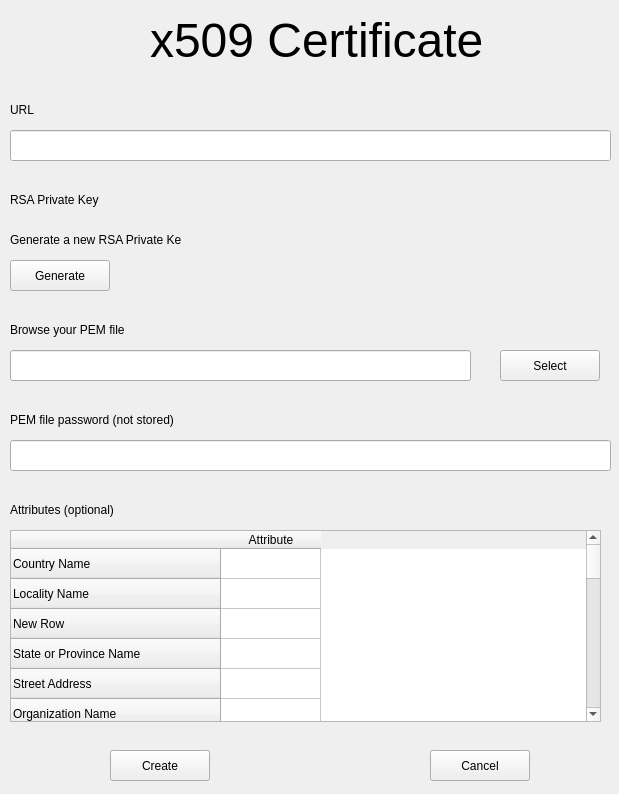
<?xml version="1.0" encoding="UTF-8"?>
<ui version="4.0">
 <class>x509_window</class>
 <widget class="QWidget" name="x509_window">
  <property name="geometry">
   <rect>
    <x>0</x>
    <y>0</y>
    <width>619</width>
    <height>794</height>
   </rect>
  </property>
  <property name="windowTitle">
   <string>x509 Certificate</string>
  </property>
  <widget class="QTableWidget" name="tableWidget">
   <property name="geometry">
    <rect>
     <x>10</x>
     <y>530</y>
     <width>591</width>
     <height>192</height>
    </rect>
   </property>
   <row>
    <property name="text">
     <string>Country Name</string>
    </property>
   </row>
   <row>
    <property name="text">
     <string>Locality Name</string>
    </property>
   </row>
   <row>
    <property name="text">
     <string>New Row</string>
    </property>
   </row>
   <row>
    <property name="text">
     <string>State or Province Name</string>
    </property>
   </row>
   <row>
    <property name="text">
     <string>Street Address</string>
    </property>
   </row>
   <row>
    <property name="text">
     <string>Organization Name</string>
    </property>
   </row>
   <row>
    <property name="text">
     <string>Organizational Unit Name</string>
    </property>
   </row>
   <row>
    <property name="text">
     <string>Serial Number</string>
    </property>
   </row>
   <row>
    <property name="text">
     <string>Surname</string>
    </property>
   </row>
   <row>
    <property name="text">
     <string>Given Name</string>
    </property>
   </row>
   <row>
    <property name="text">
     <string>New Row</string>
    </property>
   </row>
   <row>
    <property name="text">
     <string>Title</string>
    </property>
   </row>
   <row>
    <property name="text">
     <string>Generation Qualifier</string>
    </property>
   </row>
   <row>
    <property name="text">
     <string>DN Qualifier</string>
    </property>
   </row>
   <row>
    <property name="text">
     <string>New Row</string>
    </property>
   </row>
   <row>
    <property name="text">
     <string>Pseudonym</string>
    </property>
   </row>
   <row>
    <property name="text">
     <string>User ID</string>
    </property>
   </row>
   <row>
    <property name="text">
     <string>Email Address</string>
    </property>
   </row>
   <row>
    <property name="text">
     <string>E-mail Address</string>
    </property>
   </row>
   <row>
    <property name="text">
     <string>Jurisdiction Country Name</string>
    </property>
   </row>
   <row>
    <property name="text">
     <string>Jurisdiction State or Province Name</string>
    </property>
   </row>
   <row>
    <property name="text">
     <string>New Row</string>
    </property>
   </row>
   <row>
    <property name="text">
     <string>Business Category</string>
    </property>
   </row>
   <row>
    <property name="text">
     <string>Postal Code</string>
    </property>
   </row>
   <column>
    <property name="text">
     <string>Attribute</string>
    </property>
   </column>
  </widget>
  <widget class="QLabel" name="x509_label_1">
   <property name="geometry">
    <rect>
     <x>10</x>
     <y>190</y>
     <width>111</width>
     <height>19</height>
    </rect>
   </property>
   <property name="text">
    <string>RSA Private Key</string>
   </property>
  </widget>
  <widget class="QPushButton" name="x509_button_3">
   <property name="geometry">
    <rect>
     <x>500</x>
     <y>350</y>
     <width>100</width>
     <height>31</height>
    </rect>
   </property>
   <property name="text">
    <string>Select</string>
   </property>
  </widget>
  <widget class="QLabel" name="x509_label_1_1">
   <property name="geometry">
    <rect>
     <x>10</x>
     <y>230</y>
     <width>171</width>
     <height>19</height>
    </rect>
   </property>
   <property name="font">
    <font>
     <pointsize>9</pointsize>
    </font>
   </property>
   <property name="text">
    <string>Generate a new RSA Private Key</string>
   </property>
  </widget>
  <widget class="QLineEdit" name="x509_line_3">
   <property name="geometry">
    <rect>
     <x>10</x>
     <y>350</y>
     <width>461</width>
     <height>31</height>
    </rect>
   </property>
  </widget>
  <widget class="QPushButton" name="x509_button_4">
   <property name="geometry">
    <rect>
     <x>10</x>
     <y>260</y>
     <width>100</width>
     <height>31</height>
    </rect>
   </property>
   <property name="text">
    <string>Generate</string>
   </property>
  </widget>
  <widget class="QLabel" name="x509_label_1_2">
   <property name="geometry">
    <rect>
     <x>10</x>
     <y>320</y>
     <width>121</width>
     <height>19</height>
    </rect>
   </property>
   <property name="font">
    <font>
     <pointsize>9</pointsize>
    </font>
   </property>
   <property name="text">
    <string>Browse your PEM file</string>
   </property>
  </widget>
  <widget class="QLabel" name="create_title">
   <property name="geometry">
    <rect>
     <x>150</x>
     <y>10</y>
     <width>341</width>
     <height>61</height>
    </rect>
   </property>
   <property name="font">
    <font>
     <pointsize>36</pointsize>
    </font>
   </property>
   <property name="contextMenuPolicy">
    <enum>Qt::NoContextMenu</enum>
   </property>
   <property name="text">
    <string>x509 Certificate</string>
   </property>
  </widget>
  <widget class="QLabel" name="x509_label_2">
   <property name="geometry">
    <rect>
     <x>10</x>
     <y>500</y>
     <width>141</width>
     <height>19</height>
    </rect>
   </property>
   <property name="text">
    <string>Attributes (optional)</string>
   </property>
  </widget>
  <widget class="QPushButton" name="x509_button_2">
   <property name="geometry">
    <rect>
     <x>430</x>
     <y>750</y>
     <width>100</width>
     <height>31</height>
    </rect>
   </property>
   <property name="text">
    <string>Cancel</string>
   </property>
  </widget>
  <widget class="QPushButton" name="x509_button_1">
   <property name="geometry">
    <rect>
     <x>110</x>
     <y>750</y>
     <width>100</width>
     <height>31</height>
    </rect>
   </property>
   <property name="text">
    <string>Create</string>
   </property>
  </widget>
  <widget class="QLineEdit" name="x509_line_2">
   <property name="geometry">
    <rect>
     <x>10</x>
     <y>440</y>
     <width>601</width>
     <height>31</height>
    </rect>
   </property>
  </widget>
  <widget class="QLabel" name="x509_label_1_3">
   <property name="geometry">
    <rect>
     <x>10</x>
     <y>410</y>
     <width>171</width>
     <height>19</height>
    </rect>
   </property>
   <property name="font">
    <font>
     <pointsize>9</pointsize>
    </font>
   </property>
   <property name="text">
    <string>PEM file password (not stored)</string>
   </property>
  </widget>
  <widget class="QLineEdit" name="x509_line_1">
   <property name="geometry">
    <rect>
     <x>10</x>
     <y>130</y>
     <width>601</width>
     <height>31</height>
    </rect>
   </property>
  </widget>
  <widget class="QLabel" name="x509_label_3">
   <property name="geometry">
    <rect>
     <x>10</x>
     <y>100</y>
     <width>81</width>
     <height>19</height>
    </rect>
   </property>
   <property name="text">
    <string>URL</string>
   </property>
  </widget>
 </widget>
 <resources/>
 <connections/>
</ui>
